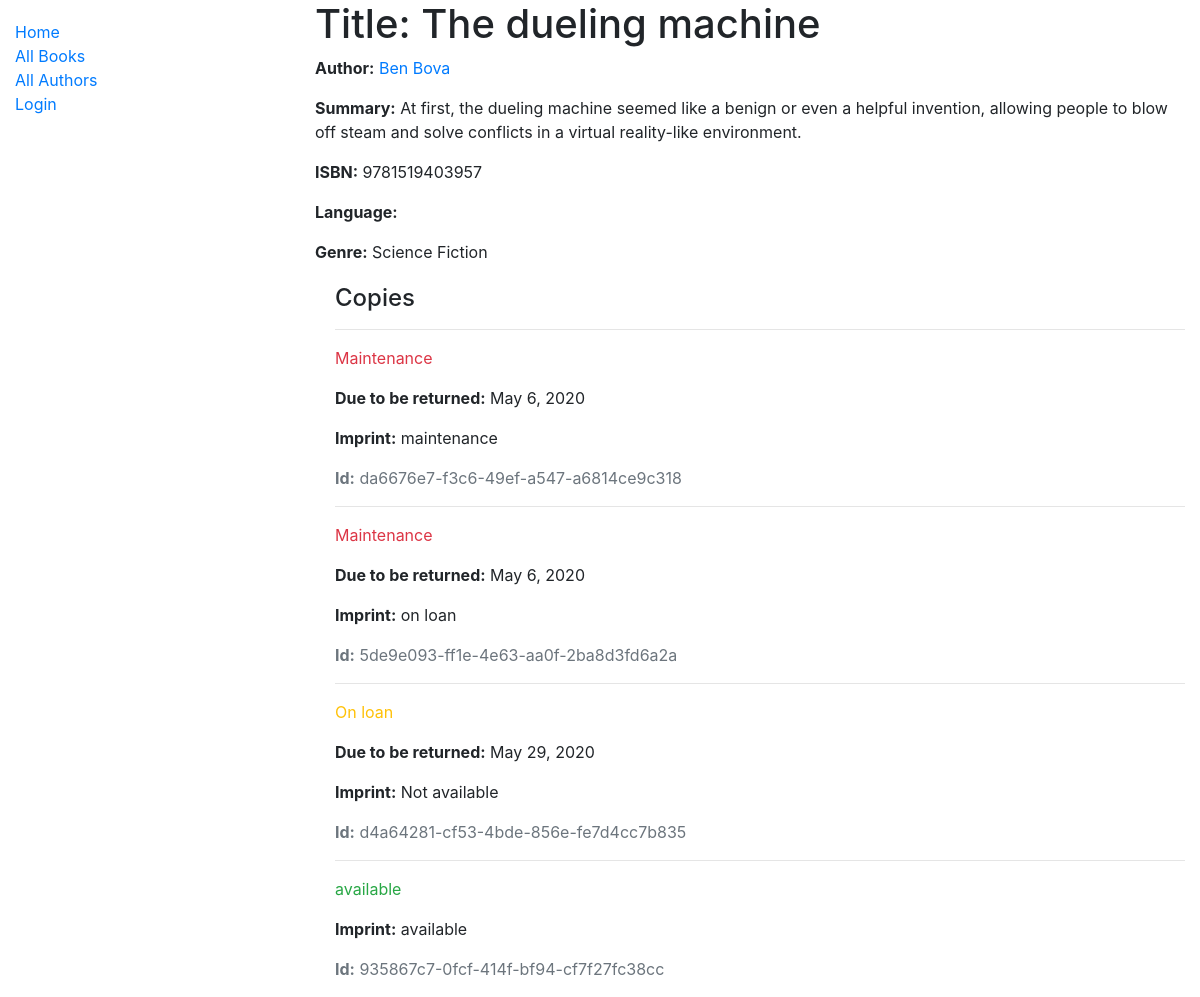
/catalog/book/3, run on the app's committed database.
### catalog/models.py (models this page shows, shortened)
class Book(models.Model):
    title = models.CharField(max_length=200)
    author = models.ForeignKey('Author', on_delete=models.SET_NULL, null=True)
    summary = models.TextField(max_length=1000, help_text='Enter a brief description of the book.')
    isbn = models.CharField('ISBN', max_length=13, help_text='13 Character <a href="https://www.isbn-international.org/content/what-isbn">ISBN number</a>')
    genre = models.ManyToManyField(Genre, help_text='Select a genre for this book')
    def display_genre(self):
        """Create a string for the Genre. This is required to display genre in Admin."""
        return ', '.join(genre.name for genre in self.genre.all()[:3])
    display_genre.short_description = "Genre"

class Author(models.Model):
    first_name = models.CharField(max_length=100)
    last_name = models.CharField(max_length=100)
    date_of_birth = models.DateField(null=True, blank=True)
    date_of_death = models.DateField('died', null=True, blank=True)
    def __str__(self):
        return '{0} {1}'.format(self.first_name, self.last_name)
    class Meta:
        ordering = ['last_name', 'first_name']

class Genre(models.Model):
    name = models.CharField(max_length=200, help_text='Enter a book genre(e.g. Science Fiction)')
    def __str__(self):
        return self.name

class BookInstance(models.Model):
    id = models.UUIDField(primary_key=True, default=uuid.uuid4, help_text='Unique ID for this particular book across whole library')
    book = models.ForeignKey('Book', on_delete=models.SET_NULL, null=True)
    imprint = models.CharField(max_length=200)
    due_back = models.DateField(null=True, blank=True)
    borrower = models.ForeignKey(User, on_delete=models.SET_NULL, null=True, blank=True)
    LOAN_STATUS = (
        ('m', 'Maintenance'),
        ('o', 'On loan'),
        ('a', 'available'),
        ('r', 'reserved'),
    )
    status = models.CharField(
        max_length=1,
        choices=LOAN_STATUS,
        blank=True,
        default='m',
        help_text='Book availability',
    )
    class Meta:
        ordering = ['due_back']
        permissions = (("can_mark_returned", "Set book as returned"),)

### catalog/views.py (the view)
# urls.py: path('book/<int:pk>', views.BookDetailView.as_view(), name='book-detail'),
class BookDetailView(generic.DetailView):
    model = Book

### catalog/templates/catalog/book_detail.html
{% extends "base_generic.html" %}
{% block content %}
  <h1>Title: {{ book.title }}</h1>
  <p><strong>Author:</strong> <a href="">{{ book.author }}</a></p>
  <p><strong>Summary:</strong> {{ book.summary }}</p>
  <p><strong>ISBN:</strong> {{ book.isbn }}</p>
  <p><strong>Language:</strong> {{ book.language }}</p>
  <p><strong>Genre:</strong> {{ book.genre.all|join:", " }}</p>
  <div style="margin-left:20px;margin-top:20px">
    <h4>Copies</h4>
    {% for copy in book.bookinstance_set.all %}
      <hr>
      <p class="{% if copy.status == 'a' %}text-success{% elif copy.status == 'm' %}text-danger{% else %}text-warning{% endif %}">
        {{ copy.get_status_display }}
      </p>
      {% if copy.status != 'a' %}
        <p><strong>Due to be returned:</strong> {{ copy.due_back }}</p>
      {% endif %}
      <p><strong>Imprint:</strong> {{ copy.imprint }}</p>
      <p class="text-muted"><strong>Id:</strong> {{ copy.id }}</p>
    {% endfor %}
  </div>
{% endblock %}

### data on the page
Book: title "The dueling machine", author "Ben Bova", summary "At first, the dueling machine seemed like a benign or even a helpful invention, allowing people to blow off steam and solve conflicts in a virtual reality-like environment.", isbn "9781519403957", genre.all "Science Fiction"
BookInstance: status "Maintenance", due_back "May 6, 2020", imprint "maintenance", id "da6676e7-f3c6-49ef-a547-a6814ce9c318"
BookInstance: status "Maintenance", due_back "May 6, 2020", imprint "on loan", id "5de9e093-ff1e-4e63-aa0f-2ba8d3fd6a2a"
BookInstance: status "On loan", due_back "May 29, 2020", imprint "Not available", id "d4a64281-cf53-4bde-856e-fe7d4cc7b835"
BookInstance: status "available", imprint "available", id "935867c7-0fcf-414f-bf94-cf7f27fc38cc"
